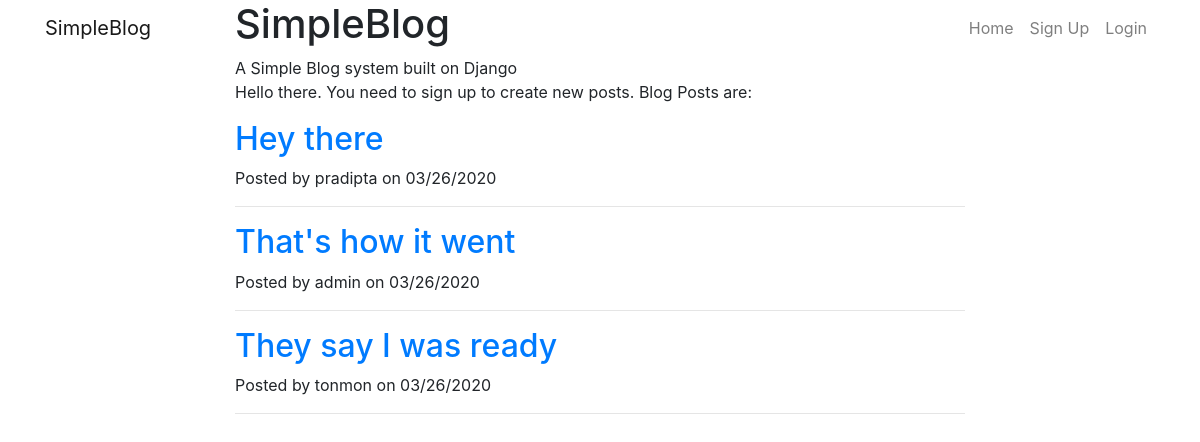
The app's page /, older data.
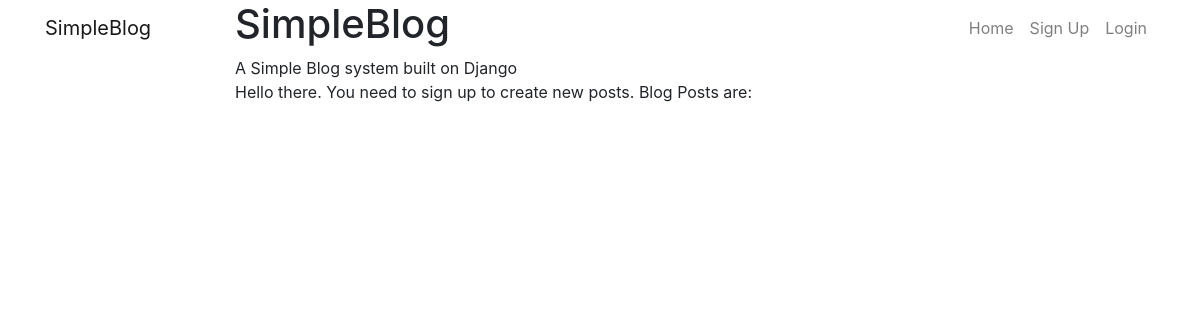
The same page, newer data.
### core/models.py (models this page shows)
class BlogEntry(models.Model):
    article = models.CharField(max_length=4000)
    heading = models.CharField(max_length=400)
    subheading = models.CharField(max_length=800, default="")
    author = models.ForeignKey(User, on_delete=models.CASCADE, default=None)
    pubDate = models.DateField("Date Published")

### core/views.py (the view)
# urls.py: 2. Add a URL to urlpatterns:  path('', views.home, name='home')
def home(request):
    posts = BlogEntry.objects.order_by('-pubDate')
    context = {"posts": posts}
    return render(request, "home.html", context)

### core/templates/home.html (shortened to what this page needs)
{% extends 'base.html' %}
{% block content %}
<div class="container">
  <div class="row">
    <div class="col-lg-8 col-md-10 mx-auto">
      <p>
        {% if user.is_authenticated %}
        Hello {{user.get_username}}.
        {% else %}
        Hello there. You need to sign up to create new posts.
        {% endif %}
        Blog Posts are:
      </p>
      {% for post in posts %}
      <div class="post-preview">
        <a href="{% url 'view' post.id %}">
          <h2 class="post-title">
            {{post.heading}}
          </h2>
        </a>
        <p class="post-meta">Posted by
          {{post.author.username }}
          on {{ post.pubDate|date:"SHORT_DATE_FORMAT" }} </p>
      </div>
      <hr>
      {% endfor %}
    </div>
  </div>
</div>
{% endblock %}
{% block header %}
<div class="container">
  <div class="row">
    <div class="col-lg-8 col-md-10 mx-auto">
      <div class="site-heading">
        <h1>SimpleBlog</h1>
        <span class="subheading">A Simple Blog system built on Django</span>
      </div>
    </div>
  </div>
</div>
{% endblock %}

Row changes from the older to the newer data that the page shows:
removed BlogEntry: heading "Hey there", author.username "pradipta", pubDate "03/26/2020"
removed BlogEntry: heading "That's how it went", author.username "admin", pubDate "03/26/2020"
removed BlogEntry: heading "They say I was ready", author.username "tonmon", pubDate "03/26/2020"
